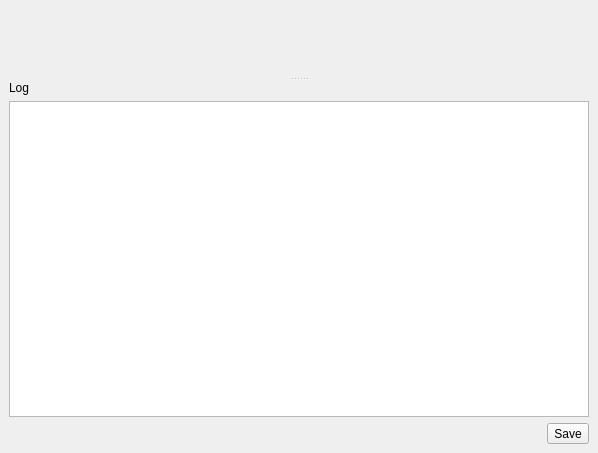
<?xml version="1.0" encoding="UTF-8"?>
<ui version="4.0">
 <class>MainWindow</class>
 <widget class="QMainWindow" name="MainWindow">
  <property name="geometry">
   <rect>
    <x>0</x>
    <y>0</y>
    <width>598</width>
    <height>453</height>
   </rect>
  </property>
  <property name="windowTitle">
   <string>Profile Analytics Code Editor</string>
  </property>
  <widget class="QWidget" name="centralwidget">
   <layout class="QVBoxLayout" name="verticalLayout" stretch="0,0,0">
    <item>
     <widget class="QLabel" name="mFilename">
      <property name="text">
       <string>&lt;filename&gt;</string>
      </property>
     </widget>
    </item>
    <item>
     <widget class="QSplitter" name="splitter">
      <property name="orientation">
       <enum>Qt::Vertical</enum>
      </property>
      <widget class="CodeEditWidget" name="mCode" native="true">
       <property name="sizePolicy">
        <sizepolicy hsizetype="Preferred" vsizetype="Expanding">
         <horstretch>0</horstretch>
         <verstretch>0</verstretch>
        </sizepolicy>
       </property>
      </widget>
      <widget class="QWidget" name="layoutWidget">
       <layout class="QVBoxLayout" name="verticalLayout_2">
        <item>
         <widget class="QLabel" name="mFilename_2">
          <property name="text">
           <string>Log</string>
          </property>
         </widget>
        </item>
        <item>
         <widget class="QTextEdit" name="mLog">
          <property name="readOnly">
           <bool>true</bool>
          </property>
         </widget>
        </item>
       </layout>
      </widget>
     </widget>
    </item>
    <item>
     <layout class="QHBoxLayout" name="horizontalLayout">
      <item>
       <spacer name="horizontalSpacer">
        <property name="orientation">
         <enum>Qt::Horizontal</enum>
        </property>
        <property name="sizeHint" stdset="0">
         <size>
          <width>40</width>
          <height>20</height>
         </size>
        </property>
       </spacer>
      </item>
      <item>
       <widget class="QToolButton" name="mSave">
        <property name="toolTip">
         <string/>
        </property>
        <property name="text">
         <string>Save</string>
        </property>
        <property name="toolButtonStyle">
         <enum>Qt::ToolButtonIconOnly</enum>
        </property>
        <property name="autoRaise">
         <bool>false</bool>
        </property>
       </widget>
      </item>
     </layout>
    </item>
   </layout>
  </widget>
 </widget>
 <customwidgets>
  <customwidget>
   <class>CodeEditWidget</class>
   <extends>QWidget</extends>
   <header>enmapbox.gui.widgets.codeeditwidget</header>
   <container>1</container>
  </customwidget>
 </customwidgets>
 <resources/>
 <connections/>
</ui>
